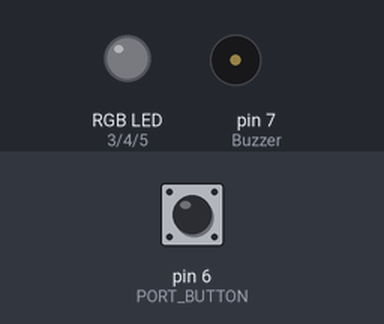
Bench run of a sketch on a simulated Arduino Uno, built with avr-gcc and run on an emulated ATmega328P. Shown: an RGB LED mixed from three pins (HIGH = lit), buzzer (waves = sounding). Dashed ring = blinking. The test bench sets the inputs (shaded band); at power-on: pin 6 (PORT_BUTTON) HIGH. What the sketch prints to the serial monitor is not drawn.

Above: at 1.2 s.
1.3 s: pin 6 (PORT_BUTTON) pulled LOW for 1 s
At 3.1 s:
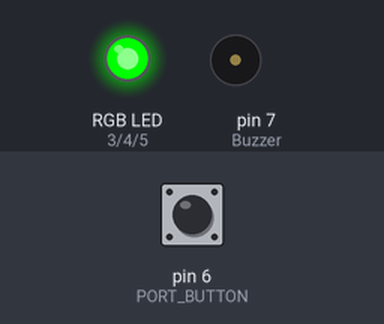
3.9 s: pin 6 (PORT_BUTTON) pulled LOW for 0.15 s
At 4.9 s:
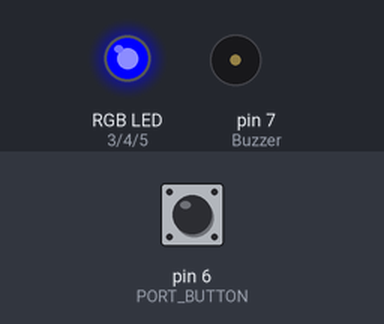
5.9 s: pin 6 (PORT_BUTTON) pulled LOW for 3.2 s
At 6.4 s:
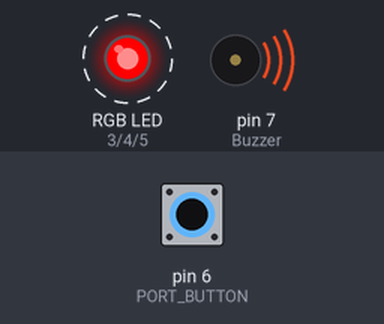
Timing chart, 0 to 10.9 s (numbered marks = the images above; inputs shaded):
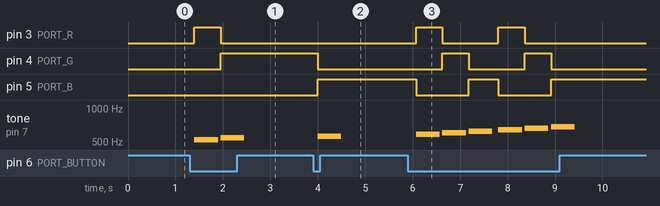

The sketch:

RGB_Click_Sound.ino
```cpp
//컴퓨터공학과 20184064 김정현
#define PORT_R 3 //R을 3번 포트로 사용
#define PORT_G 4 //G을 4번 포트로 사용
#define PORT_B 5 //B을 5번 포트로 사용
#define PORT_BUTTON 6 //버튼을 6번 포트로 사용
#define Buzzer 7 //작은 소리 buzzer를 7번 포트로 사용

int COLOR = 0b100;
int sound = 523; //부져의 시작 소리를 523으로 설정
int beforeStatus = HIGH;

void setup() {
  Serial.begin(9600);
  pinMode(PORT_R, OUTPUT); //3번 포트를 출력으로 설정
  pinMode(PORT_G, OUTPUT); //4번 포트를 출력으로 설정
  pinMode(PORT_B, OUTPUT); //5번 포트를 출력으로 설정
  pinMode(PORT_BUTTON, INPUT); //6번 포트를 입력으로 설정
  pinMode(Buzzer, OUTPUT); //7번 포트를 출력으로 설정
}

void loop() {
  int buttonStatus = digitalRead(PORT_BUTTON); //버튼 클릭 여부 값을 저장
  Serial.println("------------");
  Serial.println(String(buttonStatus==LOW));
  Serial.println(beforeStatus);
  Serial.println("------------");

  if( buttonStatus == LOW && beforeStatus == HIGH){ //만약 버튼이 눌리고 상태가 1이면
    beforeStatus = LOW; //상태를 0으로 설정

    if(COLOR == 0b000){ //만약 RGB값이 각각 0이면
      COLOR = 0b100; //COLOR 변수 값을 100(2)로 저장
    }
    else{
      int COLOR_R = (COLOR >> 2) & 1; //COLOR 값을 오른쪽으로 2만틈 쉬프트 연산 후 1과 &연산 한뒤 COLOR_R 변수에 값을 저장
      int COLOR_G = (COLOR >> 1) & 1; //COLOR 값을 오른쪽으로 1만틈 쉬프트 연산 후 1과 &연산 한뒤 COLOR_G 변수에 값을 저장
      int COLOR_B = (COLOR >> 0) & 1; //COLOR 값을 오른쪽으로 0만틈 쉬프트 연산 후 1과 &연산 한뒤 COLOR_B 변수에 값을 저장
      Serial.println("COLOR_R : " + String(COLOR_R)); //시리얼 모니터에 R의 값을 출력
      Serial.println("COLOR_G : " + String(COLOR_G)); //시리얼 모니터에 G의 값을 출력
      Serial.println("COLOR_B : " + String(COLOR_B)); //시리얼 모니터에 B의 값을 출력

      switch(COLOR){ //COLOR의 값에 따라 색상이 바뀌는 것이기 때문에 COLOR에 저장되는 값에 따라 맞는 색상이 출력되도록 함
        case 4: Serial.println("빨간색"); break;
        case 2: Serial.println("초록색"); break;
        case 1: Serial.println("파란색"); break;
        default: break;
      }

      digitalWrite(PORT_R, COLOR_R); //3번 포트에 연결된 COLOR_R에 저장된 값을 출력
      digitalWrite(PORT_G, COLOR_G); //4번 포트에 연결된 COLOR_G에 저장된 값을 출력
      digitalWrite(PORT_B, COLOR_B); //5번 포트에 연결된 COLOR_B에 저장된 값을 출력
      COLOR = COLOR >> 1; //COLOR의 값을 오른쪽으로 1씩 쉬프트 연산을 하여 COLOR에 저장

      tone(Buzzer, sound); //색상이 바뀔때마다 설정한 피치의 소리가 나도록 한다.
      delay(500); //0.5초에 지연 시간을 준다.
      noTone(Buzzer); //소리를 내고 0.5초뒤에 멈추게한다.
      sound += 20; //버튼이 클릭 될때마다 소리의 피치가 20씩 증가하도록 한다.
    }
  }
  else{
    beforeStatus = HIGH; //상태를 1로 저장
  }
}
```

Measured:
- after the input at 1.3 s, pin 3 (PORT_R): LOW → HIGH after 0.10 s, → LOW 0.56 s later; pin 4 (PORT_G): LOW → HIGH after 0.65 s; tone on pin 7 (Buzzer): silent → 523 Hz after 0.10 s, → silent 0.50 s later, → 543 Hz 0.06 s later, → silent 0.50 s later
- after the input at 3.9 s, pin 4 (PORT_G): HIGH → LOW after 0.09 s; pin 5 (PORT_B): LOW → HIGH after 0.09 s; tone on pin 7 (Buzzer): silent → 563 Hz after 0.09 s, → silent 0.50 s later
- after the input at 5.9 s, pin 3 (PORT_R): alternates HIGH for 0.56 s and LOW for 1.2 s, 4 changes in all, then stays LOW, starting after 0.17 s; pin 4 (PORT_G): alternates HIGH for 0.56 s and LOW for 1.2 s, 4 changes in all, then stays LOW, starting after 0.73 s
